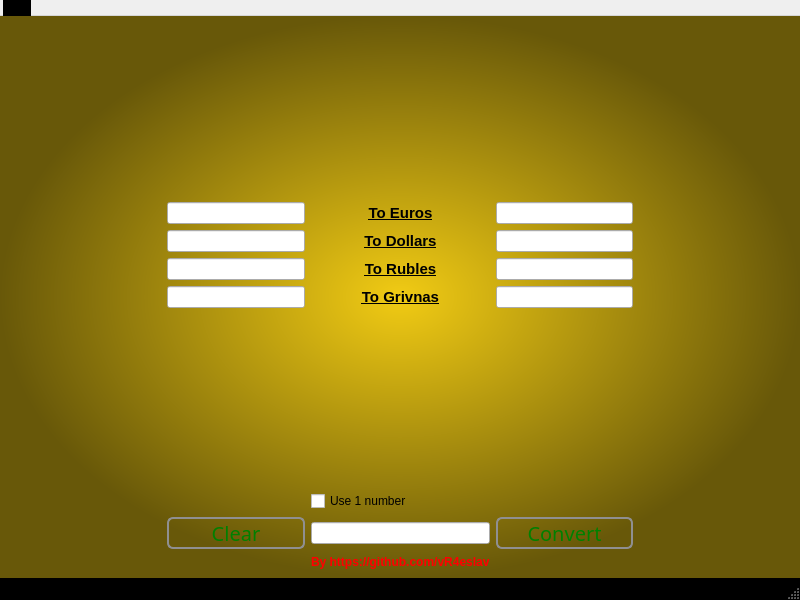
<?xml version="1.0" encoding="UTF-8"?>
<ui version="4.0">
 <class>MainWindow</class>
 <widget class="QMainWindow" name="MainWindow">
  <property name="geometry">
   <rect>
    <x>0</x>
    <y>0</y>
    <width>800</width>
    <height>600</height>
   </rect>
  </property>
  <property name="font">
   <font>
    <weight>50</weight>
    <bold>false</bold>
   </font>
  </property>
  <property name="windowTitle">
   <string>MainWindow</string>
  </property>
  <property name="layoutDirection">
   <enum>Qt::LeftToRight</enum>
  </property>
  <property name="styleSheet">
   <string notr="true">QWidget#centralwidget {
background-color: qradialgradient(spread:pad, cx:0.5, cy:0.5, radius:0.5, fx:0.5, fy:0.5, stop: 0 #F1CB14, stop:1 #685809);
}

QMainWindow {
background-color: black;
}

QPushButton {
    border: 2px solid #8f8f91;
    border-radius: 6px;
    background-color: qlineargradient(x1: 0, y1: 0, x2: 0, y2: 1,
                                      stop: 0 #f6f7fa, stop: 1 #dadbde);
    color: green;
    min-width: 80px;
}

QPushButton#pushButton_2 {
	color: red;
}

QPushButton:pressed {
    background-color: qlineargradient(x1: 0, y1: 0, x2: 0, y2: 1,
                                      stop: 0 #dadbde, stop: 1 #f6f7fa);
}

QLabel {
color: black;
}

QMenuBar {
    background-color: qlineargradient(x1:0, y1:0, x2:0, y2:1,
                                      stop:0 lightgray, stop:1 darkgray);
    spacing: 3px; /* spacing between menu bar items */
}

QMenuBar::item {
    padding: 1px 4px;
    background: transparent;
    border-radius: 4px;
}

QMenuBar::item:selected { /* when selected using mouse or keyboard */
    background: #a8a8a8;
}

QMenuBar::item:pressed {
    background: #888888;
}</string>
  </property>
  <widget class="QWidget" name="centralwidget">
   <layout class="QGridLayout" name="gridLayout">
    <item row="8" column="3">
     <widget class="QLineEdit" name="ToAllInput"/>
    </item>
    <item row="3" column="4">
     <widget class="QLineEdit" name="ToRublesResult"/>
    </item>
    <item row="4" column="2">
     <widget class="QLineEdit" name="ToGrivnasInput"/>
    </item>
    <item row="6" column="1">
     <spacer name="horizontalSpacer">
      <property name="orientation">
       <enum>Qt::Horizontal</enum>
      </property>
      <property name="sizeHint" stdset="0">
       <size>
        <width>40</width>
        <height>20</height>
       </size>
      </property>
     </spacer>
    </item>
    <item row="2" column="3">
     <widget class="QLabel" name="label">
      <property name="font">
       <font>
        <pointsize>11</pointsize>
        <weight>75</weight>
        <bold>true</bold>
        <underline>true</underline>
       </font>
      </property>
      <property name="layoutDirection">
       <enum>Qt::LeftToRight</enum>
      </property>
      <property name="text">
       <string>To Dollars</string>
      </property>
      <property name="alignment">
       <set>Qt::AlignCenter</set>
      </property>
      <property name="wordWrap">
       <bool>false</bool>
      </property>
     </widget>
    </item>
    <item row="0" column="2">
     <spacer name="verticalSpacer">
      <property name="orientation">
       <enum>Qt::Vertical</enum>
      </property>
      <property name="sizeHint" stdset="0">
       <size>
        <width>20</width>
        <height>40</height>
       </size>
      </property>
     </spacer>
    </item>
    <item row="6" column="3">
     <widget class="QCheckBox" name="isUsingOne">
      <property name="text">
       <string>Use 1 number</string>
      </property>
     </widget>
    </item>
    <item row="3" column="2">
     <widget class="QLineEdit" name="ToRublesInput"/>
    </item>
    <item row="1" column="3">
     <widget class="QLabel" name="label_2">
      <property name="font">
       <font>
        <pointsize>11</pointsize>
        <weight>75</weight>
        <bold>true</bold>
        <underline>true</underline>
       </font>
      </property>
      <property name="layoutDirection">
       <enum>Qt::LeftToRight</enum>
      </property>
      <property name="text">
       <string>To Euros</string>
      </property>
      <property name="alignment">
       <set>Qt::AlignCenter</set>
      </property>
      <property name="wordWrap">
       <bool>false</bool>
      </property>
     </widget>
    </item>
    <item row="1" column="4">
     <widget class="QLineEdit" name="ToEurosResult"/>
    </item>
    <item row="4" column="3">
     <widget class="QLabel" name="label_4">
      <property name="font">
       <font>
        <pointsize>11</pointsize>
        <weight>75</weight>
        <bold>true</bold>
        <underline>true</underline>
       </font>
      </property>
      <property name="layoutDirection">
       <enum>Qt::LeftToRight</enum>
      </property>
      <property name="text">
       <string>To Grivnas</string>
      </property>
      <property name="alignment">
       <set>Qt::AlignCenter</set>
      </property>
      <property name="wordWrap">
       <bool>false</bool>
      </property>
     </widget>
    </item>
    <item row="8" column="2">
     <widget class="QPushButton" name="clearButton">
      <property name="font">
       <font>
        <family>Yu Gothic UI Semibold</family>
        <pointsize>15</pointsize>
        <weight>50</weight>
        <italic>false</italic>
        <bold>false</bold>
        <stylestrategy>PreferDefault</stylestrategy>
       </font>
      </property>
      <property name="cursor">
       <cursorShape>PointingHandCursor</cursorShape>
      </property>
      <property name="text">
       <string>Clear</string>
      </property>
     </widget>
    </item>
    <item row="5" column="2">
     <spacer name="verticalSpacer_4">
      <property name="orientation">
       <enum>Qt::Vertical</enum>
      </property>
      <property name="sizeHint" stdset="0">
       <size>
        <width>20</width>
        <height>40</height>
       </size>
      </property>
     </spacer>
    </item>
    <item row="8" column="4">
     <widget class="QPushButton" name="convertButton">
      <property name="font">
       <font>
        <family>Yu Gothic UI Semibold</family>
        <pointsize>15</pointsize>
        <weight>50</weight>
        <italic>false</italic>
        <bold>false</bold>
        <stylestrategy>PreferDefault</stylestrategy>
       </font>
      </property>
      <property name="cursor">
       <cursorShape>PointingHandCursor</cursorShape>
      </property>
      <property name="text">
       <string>Convert</string>
      </property>
     </widget>
    </item>
    <item row="6" column="5">
     <spacer name="horizontalSpacer_2">
      <property name="orientation">
       <enum>Qt::Horizontal</enum>
      </property>
      <property name="sizeHint" stdset="0">
       <size>
        <width>40</width>
        <height>20</height>
       </size>
      </property>
     </spacer>
    </item>
    <item row="5" column="0">
     <spacer name="verticalSpacer_2">
      <property name="orientation">
       <enum>Qt::Vertical</enum>
      </property>
      <property name="sizeHint" stdset="0">
       <size>
        <width>20</width>
        <height>40</height>
       </size>
      </property>
     </spacer>
    </item>
    <item row="5" column="6">
     <spacer name="verticalSpacer_3">
      <property name="orientation">
       <enum>Qt::Vertical</enum>
      </property>
      <property name="sizeHint" stdset="0">
       <size>
        <width>20</width>
        <height>40</height>
       </size>
      </property>
     </spacer>
    </item>
    <item row="2" column="2">
     <widget class="QLineEdit" name="ToDollarsInput"/>
    </item>
    <item row="4" column="4">
     <widget class="QLineEdit" name="ToGrivnasResult"/>
    </item>
    <item row="3" column="3">
     <widget class="QLabel" name="label_3">
      <property name="font">
       <font>
        <pointsize>11</pointsize>
        <weight>75</weight>
        <bold>true</bold>
        <underline>true</underline>
       </font>
      </property>
      <property name="layoutDirection">
       <enum>Qt::LeftToRight</enum>
      </property>
      <property name="text">
       <string>To Rubles</string>
      </property>
      <property name="alignment">
       <set>Qt::AlignCenter</set>
      </property>
      <property name="wordWrap">
       <bool>false</bool>
      </property>
     </widget>
    </item>
    <item row="2" column="4">
     <widget class="QLineEdit" name="ToDollarsResult"/>
    </item>
    <item row="1" column="2">
     <widget class="QLineEdit" name="ToEurosInput"/>
    </item>
    <item row="9" column="3">
     <widget class="QLabel" name="label_5">
      <property name="font">
       <font>
        <weight>75</weight>
        <bold>true</bold>
       </font>
      </property>
      <property name="styleSheet">
       <string notr="true">color: red;</string>
      </property>
      <property name="text">
       <string>By https://github.com/vR4eslav</string>
      </property>
      <property name="scaledContents">
       <bool>false</bool>
      </property>
      <property name="textInteractionFlags">
       <set>Qt::LinksAccessibleByMouse|Qt::TextSelectableByMouse</set>
      </property>
     </widget>
    </item>
   </layout>
  </widget>
  <widget class="QMenuBar" name="menubar">
   <property name="geometry">
    <rect>
     <x>0</x>
     <y>0</y>
     <width>800</width>
     <height>18</height>
    </rect>
   </property>
   <widget class="QMenu" name="menuFile">
    <property name="title">
     <string>File</string>
    </property>
    <addaction name="actionExit"/>
   </widget>
   <addaction name="menuFile"/>
  </widget>
  <widget class="QStatusBar" name="statusbar"/>
  <action name="actionExit">
   <property name="text">
    <string>Exit</string>
   </property>
  </action>
 </widget>
 <resources/>
 <connections>
  <connection>
   <sender>clearButton</sender>
   <signal>clicked()</signal>
   <receiver>ToAllInput</receiver>
   <slot>clear()</slot>
   <hints>
    <hint type="sourcelabel">
     <x>318</x>
     <y>560</y>
    </hint>
    <hint type="destinationlabel">
     <x>339</x>
     <y>562</y>
    </hint>
   </hints>
  </connection>
  <connection>
   <sender>clearButton</sender>
   <signal>clicked()</signal>
   <receiver>ToGrivnasInput</receiver>
   <slot>clear()</slot>
   <hints>
    <hint type="sourcelabel">
     <x>261</x>
     <y>541</y>
    </hint>
    <hint type="destinationlabel">
     <x>260</x>
     <y>317</y>
    </hint>
   </hints>
  </connection>
  <connection>
   <sender>clearButton</sender>
   <signal>clicked()</signal>
   <receiver>ToRublesInput</receiver>
   <slot>clear()</slot>
   <hints>
    <hint type="sourcelabel">
     <x>217</x>
     <y>550</y>
    </hint>
    <hint type="destinationlabel">
     <x>191</x>
     <y>280</y>
    </hint>
   </hints>
  </connection>
  <connection>
   <sender>clearButton</sender>
   <signal>clicked()</signal>
   <receiver>ToDollarsInput</receiver>
   <slot>clear()</slot>
   <hints>
    <hint type="sourcelabel">
     <x>216</x>
     <y>543</y>
    </hint>
    <hint type="destinationlabel">
     <x>204</x>
     <y>255</y>
    </hint>
   </hints>
  </connection>
  <connection>
   <sender>clearButton</sender>
   <signal>clicked()</signal>
   <receiver>ToEurosInput</receiver>
   <slot>clear()</slot>
   <hints>
    <hint type="sourcelabel">
     <x>222</x>
     <y>544</y>
    </hint>
    <hint type="destinationlabel">
     <x>218</x>
     <y>237</y>
    </hint>
   </hints>
  </connection>
  <connection>
   <sender>clearButton</sender>
   <signal>clicked()</signal>
   <receiver>ToEurosResult</receiver>
   <slot>clear()</slot>
   <hints>
    <hint type="sourcelabel">
     <x>300</x>
     <y>543</y>
    </hint>
    <hint type="destinationlabel">
     <x>489</x>
     <y>230</y>
    </hint>
   </hints>
  </connection>
  <connection>
   <sender>clearButton</sender>
   <signal>clicked()</signal>
   <receiver>ToDollarsResult</receiver>
   <slot>clear()</slot>
   <hints>
    <hint type="sourcelabel">
     <x>279</x>
     <y>547</y>
    </hint>
    <hint type="destinationlabel">
     <x>486</x>
     <y>256</y>
    </hint>
   </hints>
  </connection>
  <connection>
   <sender>clearButton</sender>
   <signal>clicked()</signal>
   <receiver>ToRublesResult</receiver>
   <slot>clear()</slot>
   <hints>
    <hint type="sourcelabel">
     <x>317</x>
     <y>546</y>
    </hint>
    <hint type="destinationlabel">
     <x>496</x>
     <y>283</y>
    </hint>
   </hints>
  </connection>
  <connection>
   <sender>clearButton</sender>
   <signal>clicked()</signal>
   <receiver>ToGrivnasResult</receiver>
   <slot>clear()</slot>
   <hints>
    <hint type="sourcelabel">
     <x>234</x>
     <y>552</y>
    </hint>
    <hint type="destinationlabel">
     <x>488</x>
     <y>309</y>
    </hint>
   </hints>
  </connection>
 </connections>
</ui>
